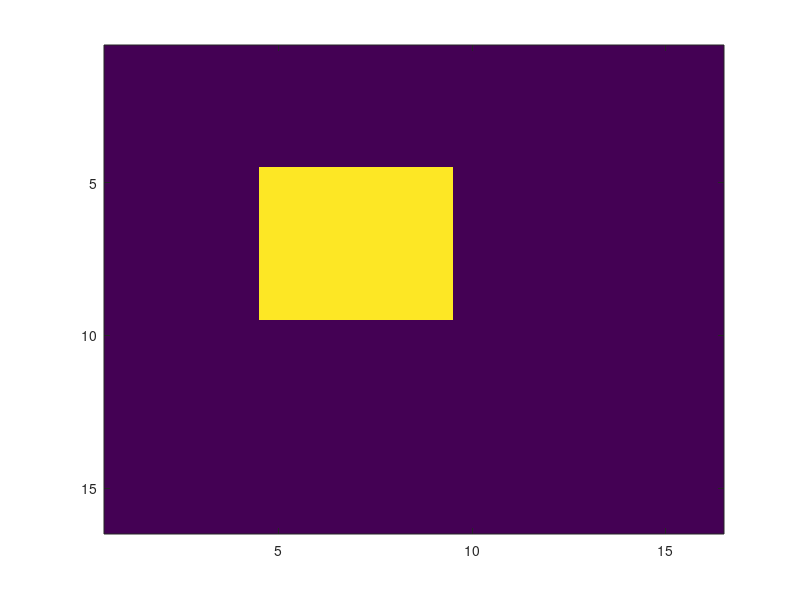
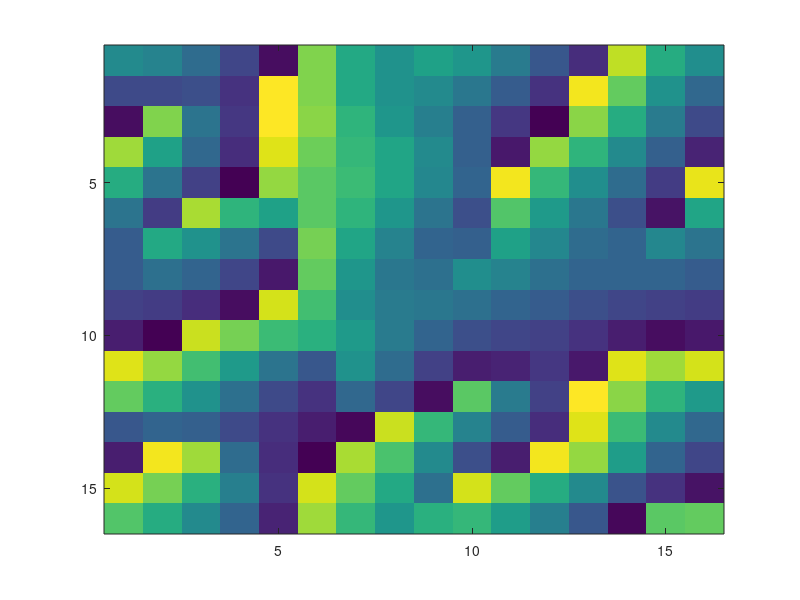
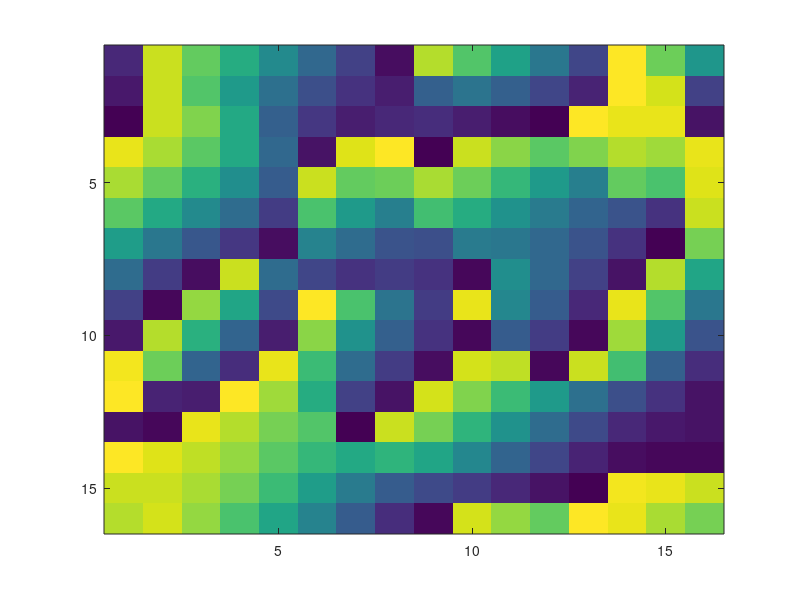

Reproduce these figures in MATLAB, in order.
%%% Gerchberg saxton
ImageSize = [16, 16];

InputField = complex(ones(ImageSize)); % Set up a uniform electric field with a phase of zero hitting the SLM.
SLM = rand(ImageSize)*2*pi - pi; % Here's where the problem is - I defined the phase from 0-2pi, not -pi to pi

GSInput = (InputField.*exp(1i*SLM)); % Add the phase to the SLM 

%figure(1) % The comparisons are now almost identical, to within machine precision
%imagesc(angle(GSInput))

%figure(2)
%imagesc(SLM)  %shows phase


% freqDomSource = fft2(InputField); %  Is the the imput field or SLM is the source? Do I need to Fourier transform input field/SLM or the GS input

%need to extract amplitude and phase of source intensity
%GSInputPhase = atan2(imag(GSInput),real(GSInput)); % angle(GSInput)
%GSInputAmplitude = sqrt(real(GSInput).^2 + imag(GSInput).^2); % abs(GSInput)

TargetPl = fftshift(fft2(GSInput));   

ApproxTargetI = abs(TargetPl).^2;

FTTargetPhase = angle(TargetPl);

%create target shape
targetImage = complex(zeros(ImageSize));
targetImage(5:9, 5:9) = 1;
%targetImage = complex(targetBase); 
%targetImage = targetBase
disp(targetImage);

%Step 3
NewTarget = (targetImage .* exp(1i*FTTargetPhase));

%Step 4
ApproxSourceAmp = ifft2(fftshift(NewTarget));

%Hologram = phase of ApproxSourceAmp
%hologram = atan(imag(ApproxSourceAmp) ./ real(ApproxSourceAmp));
hologram = angle(ApproxSourceAmp);
hologramI = abs(ApproxSourceAmp).^2;
%hologramIntensity = (hologram .* GSInput);

%figure(3)
%plot(exp(1i*SLM)) % figures 3 and 4 are the same (just like the above figures) because InputField is currently a phase of 0

%figure(4)
%plot(GSInput)   

%figure(5)
%plot(SLM)   % I don't understand what exp(1i* __) is doing, in the figures it goes from line to circle (does it limit the shape?)

figure(6)
imagesc(targetImage)

figure(7)
imagesc(hologram)

%insert the above algorithm into this loop to go through multipleiterations

%while hologram ~= targetImage
    %loop above
   % if hologram == targetImage
  %      break;
 %   end
%    end        
iteration = 0;
hologramInput = (hologram.*SLM);

while hologram ~= targetImage
   % new = (hologram.*exp(1i*SLM)) % gives intensity to hologram
   
   TargetPl = fftshift(fft2(hologramInput));   %need to add intensity to hologram? or is it just hologram? either way, it isnt working...ws

   ApproxTargetI = abs(TargetPl).^2;

   FTTargetPhase = angle(TargetPl);
    
   NewTarget = (targetImage .* exp(1i*FTTargetPhase));

   ApproxSourceAmp = ifft2(fftshift(NewTarget));

   hologram = angle(ApproxSourceAmp);
   
   hologramInput = (hologram.*SLM);
    
   iteration = iteration +1;
    
   if iteration == 10
        
       %| hologram == targetImage
       break
   end
end

figure(8)
imagesc(hologram)

       